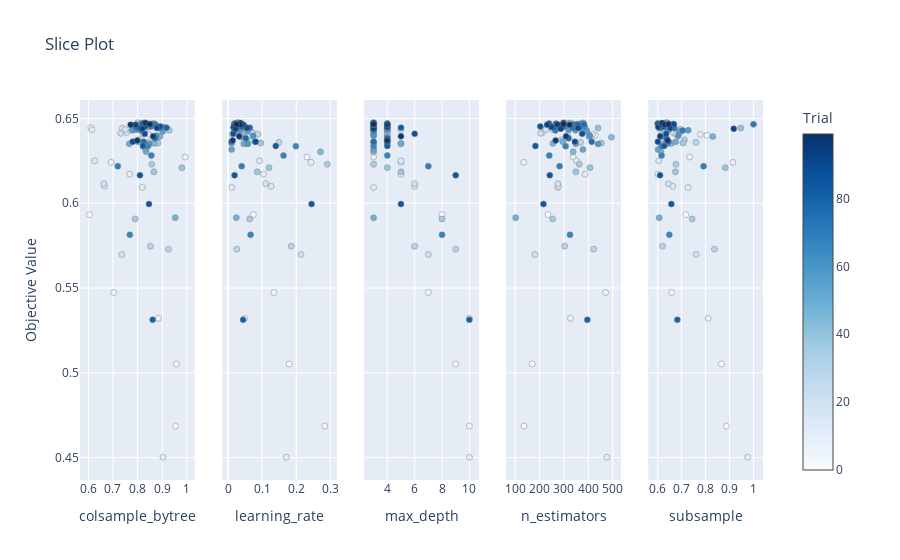

Source (notebook cell):
### Code cell
# 3. Slice Plot
plot_slice(study).show()
